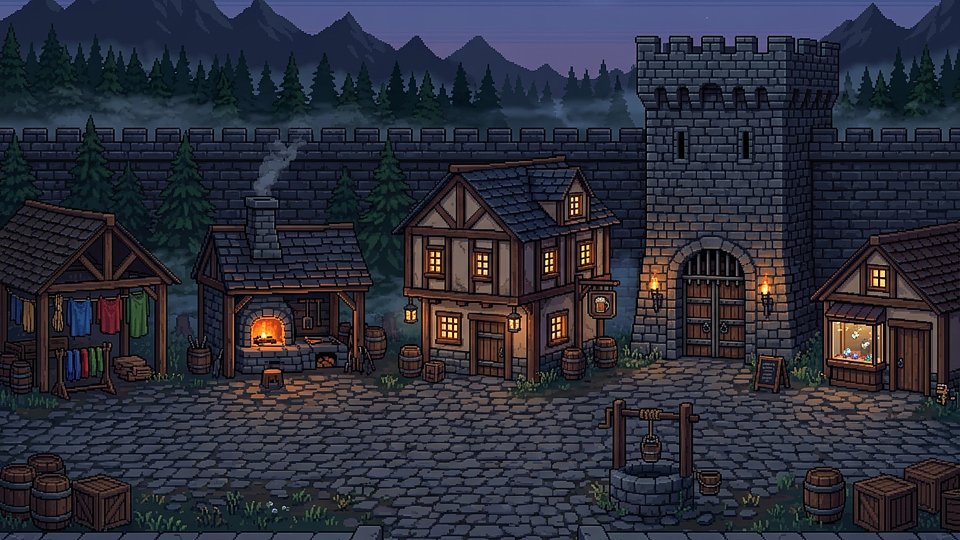
#> input picture game/assets/by2d/byn.png, 1920 x 1080 px, found by its file name (shown at 1/2 size)
$ python gen_banerplattor.py
#> lines starting #> are read from the running program, lines starting #| are printed output that depends on the picture
"""Skär fanplattorna ur konceptbilden.

Alex 15/10: konceptbilden har två fanor ovanför porten — en röd till vänster, en blå med
guldkant och gul lilja till höger. Modellen har bara ett sköldobjekt med en stenplatta.
Rutorna hittades med färg- och formmätning i byn.png (mättade, smala, höga fält):
    röd: x 1914..1947  y 461..522  (34 x 62 px)
    blå: x 1997..2027  y 442..540  (31 x 99 px)
Kanten (guld respektive mörk) skalas bort med 15 % indrag, så plattan bara bär fältet —
ramen byggs av objektets egen kant.

Plattorna behåller fanans eget format (512 px bred, höjden följer proportionen), för
sätt_uv lägger hela plattan över ytan. Då blir ingen bild utsträckt.
"""
import os
import numpy as np
from PIL import Image

HAR = "/home/alex/Projects/hellcrawlers"
KONCEPT = os.path.join(HAR, "game/assets/ui/byn.png")
UT = os.path.join(HAR, "game/assets/by/tex")
## Fönstren fanorna ligger i. Första försöket tog bara den BLÅ tonen och då skars liljans
## sidoblad av och guldkanten föll bort; den röda tog en rå rektangel och fick stenvägg i
## hörnen. Nu letas hela fanan: fältet PLUS kant och symbol.
## MÄTTA rektanglar (rad- och kolumnavkodning av byn.png, se rapporten): hela fanan med
## sin kant och sin symbol. Den blå har guldkant vid x 1993..1995 och 2030 med fältet
## 1997..2027 och liljan 2009..2014; den röda har mörk kant och fackelbelyst mitt.
## Första försöket tog bara den blå tonen (liljan skars av, guldkanten föll bort) och en rå
## rektangel för den röda (stenvägg i hörnen). Sätt_uv lägger hela plattan över ytan, så
## plattans proportion är det som styr — ingen bild sträcks.
## Andra matningen: den blå hade kvar en mörk list i överkanten (fanan hänger i något) och
## den röda rutan gick för långt åt vänster, där konceptbilden har en rödbrun trävägg som
## färgmässigt är samma röda som tyget. Nu är båda rutorna mätta mot fanans EGNA kanter.
FANOR = {"baner_bla.png": (1993, 441, 2030, 546), "baner_rod.png": (1914, 458, 1944, 532)}
INDRAG = 0.0

def hela_fanan(a, x0, y0, x1, y1, rod):
    """Rektangeln för HELA fanan i fönstret: tyg, kant och symbol — men inte väggen."""
    reg = a[y0:y1 + 1, x0:x1 + 1].astype(int)
    r, g, b = reg[:, :, 0], reg[:, :, 1], reg[:, :, 2]
    if rod:
        ## rött OCH fackelbelyst rött (kärnan av fanan är upplyst, kanten mörk)
        mask = (r > 1.35 * g) & (r > 1.35 * b) & (r > 95)
    else:
        ## blått tyg, gyllene lilja och guldkant — allt som hör till fanan
        bla = (b > 100) & (b > 1.15 * r)
        guld = (r > 130) & (g > 100) & (b < 120)
        mask = bla | guld
    ys, xs = np.nonzero(mask)
    if len(ys) < 100:
        raise SystemExit("hittade ingen fana i fönstret %s" % ((x0, y0, x1, y1),))
    return (x0 + int(xs.min()), y0 + int(ys.min()), x0 + int(xs.max()), y0 + int(ys.max()))

def main():
    kalla = Image.open(KONCEPT).convert("RGB")
#> kalla is the input picture: PIL image 1920x1080 RGB; mean R, G, B 43.7, 45.4, 57.4
    for filnamn, (x0, y0, x1, y1) in FANOR.items():
        print("  %-14s hela fanan: x %d..%d y %d..%d  (%d x %d)" % (
            filnamn, x0, x1, y0, y1, x1 - x0 + 1, y1 - y0 + 1))
        ## kanten (guld respektive mörk) skalas bort — ramen byggs av objektets egen kant
        dx = (x1 - x0 + 1) * INDRAG
        dy = (y1 - y0 + 1) * INDRAG
        falt = kalla.crop((round(x0 + dx), round(y0 + dy), round(x1 + 1 - dx), round(y1 + 1 - dy)))
        h = round(512 * falt.height / falt.width)
        platta = falt.resize((512, h), Image.NEAREST)
        platta.save(os.path.join(UT, filnamn))
        ton = np.asarray(platta).reshape(-1, 3).mean(axis=0)
        print("  %-14s %4d x %-4d  ton (%d,%d,%d)" % (filnamn, platta.width, platta.height, ton[0], ton[1], ton[2]))
#> this loop made 2 passes
#> ton on passes 1 to 2: [0, 0, 0], [4.99, 4.06, 5.76]
#|   baner_bla.png   512 x 1428  ton (0,0,0)
#|   baner_rod.png   512 x 1239  ton (4,4,5)
#> pass 2, in main, `falt = kalla.crop((round(x0 + dx), round(y0 + dy), round(x1 + 1 - dx),..`:
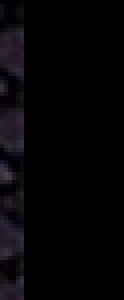
#> falt: PIL image 31x75 RGB (shown 4 times larger); mean R, G, B 5, 4.1, 5.8

if __name__ == "__main__":
    main()

$ run again, with game/images/Gemini_Generated_Image_94096b94096b9409.jpeg saved as game/assets/by2d/byn.png
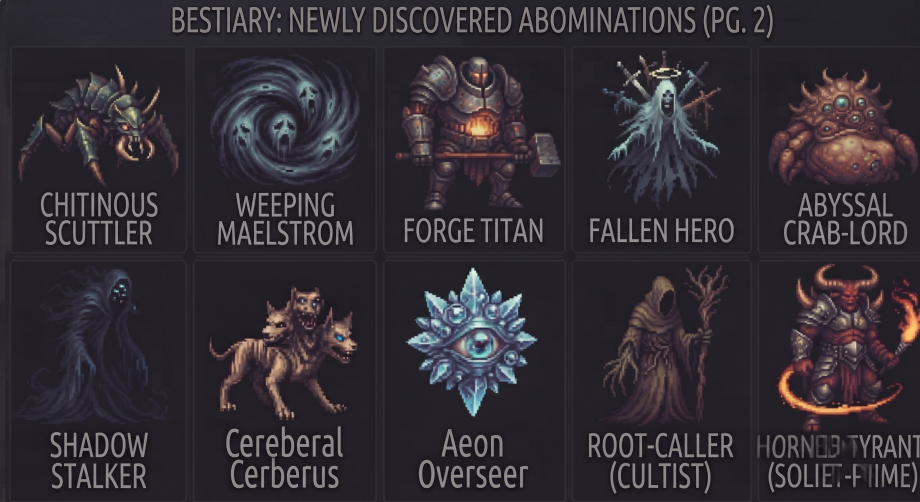
#> input picture game/images/Gemini_Generated_Image_94096b94096b9409.jpeg, 2760 x 1504 px, found by its file name (shown at 1/3 size)
#> in main, kalla is the input picture: PIL image 2760x1504 RGB; mean R, G, B 50.6, 45.7, 52.8
#> the loop in main, `for filnamn, (x0, y0, x1, y1) in FANOR.items():` made 2 passes
#> ton on passes 1 to 2: [58.35, 58.69, 71.72], [51.74, 49.07, 63.08]
#> (printed output is left out)
#> pass 1, in main, `falt = kalla.crop((round(x0 + dx), round(y0 + dy), round(x1 + 1 - dx),..`:
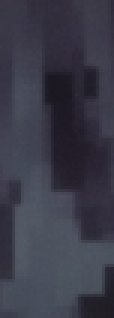
#> falt: PIL image 38x106 RGB (shown 3 times larger); mean R, G, B 58.3, 58.7, 71.7
#> pass 2, in main, `falt = kalla.crop((round(x0 + dx), round(y0 + dy), round(x1 + 1 - dx),..`:
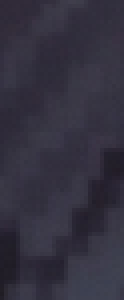
#> falt: PIL image 31x75 RGB (shown 4 times larger); mean R, G, B 51.7, 49.1, 63.1
